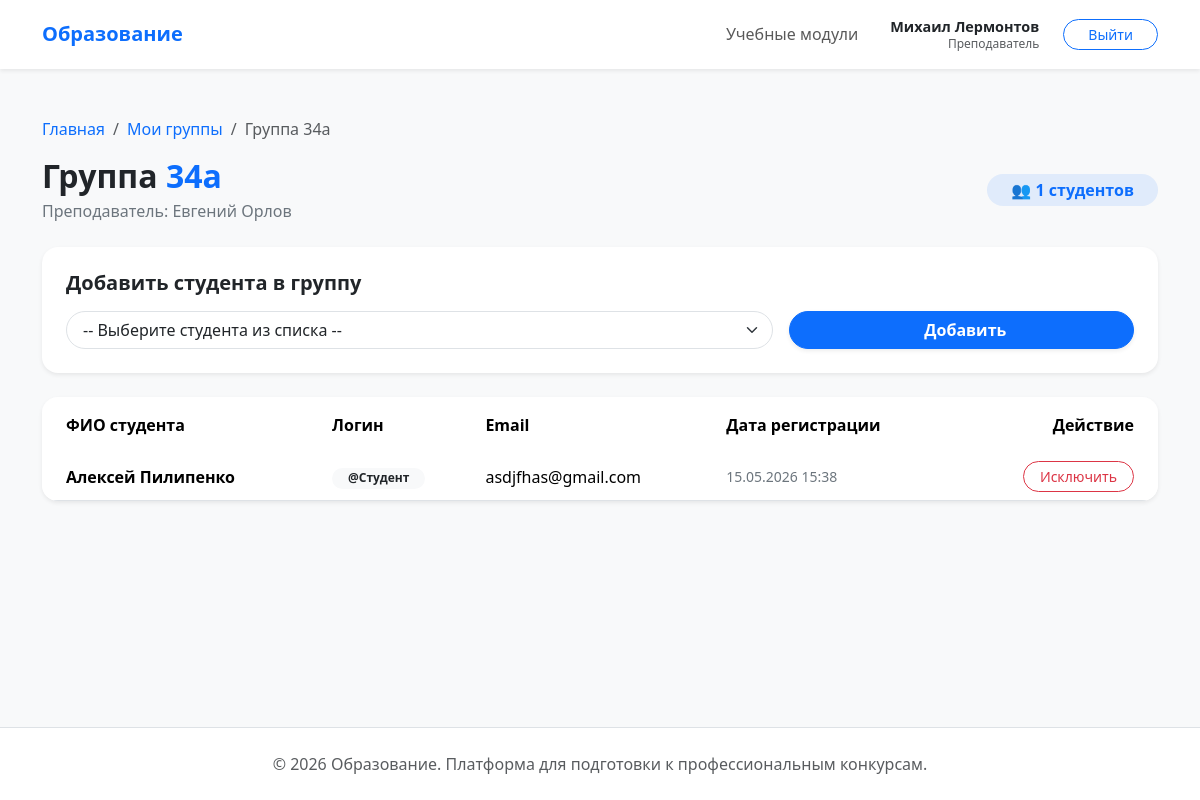
Page /curriculum/teacher/groups/2/ (signed in) on the committed database.
### users/models.py (models this page shows, shortened)
class User(AbstractUser, BaseModel):
    class Role(models.TextChoices):
        STUDENT = "student", "Студент"
        TEACHER = "teacher", "Преподаватель"
        ADMIN = "admin", "Администратор"
    middle_name = models.CharField(max_length=150, blank=True, verbose_name="Отчество")
    role = models.CharField(
        max_length=10, choices=Role.choices, default=Role.STUDENT, verbose_name="Роль"
    )
    group = models.ForeignKey(
        StudentGroup,
        on_delete=models.SET_NULL,
        null=True,
        blank=True,
        related_name="students",
        verbose_name="Учебная группа",
    )
    class Meta:
        verbose_name = "Пользователь"
        verbose_name_plural = "Пользователи"
        ordering = ["last_name", "first_name"]

### curriculum/models.py (models this page shows, shortened)
class StudentGroup(BaseModel):
    title = models.CharField(
        max_length=100, unique=True, verbose_name="Название группы"
    )
    teacher = models.ForeignKey(
        settings.AUTH_USER_MODEL,
        on_delete=models.SET_NULL,
        null=True,
        blank=True,
        limit_choices_to={"role": "teacher"},
        related_name="student_groups",
        verbose_name="Преподаватель/Куратор",
    )
    class Meta:
        verbose_name = "Учебная группа"
        verbose_name_plural = "Учебные группы"
        ordering = ["title"]

### curriculum/views.py (the view)
# urls.py: path("teacher/groups/<int:pk>/", GroupDetailView.as_view(), name="group_detail"),
class GroupDetailView(LoginRequiredMixin, DetailView):
    model = StudentGroup
    template_name = "curriculum/group_detail.html"
    context_object_name = "group"
    def get_context_data(self, **kwargs):
        context = super().get_context_data(**kwargs)
        context["students"] = self.object.students.all()
        context["available_students"] = User.objects.filter(
            role=User.Role.STUDENT, group__isnull=True
        )
        return context

### templates/curriculum/group_detail.html (shortened to what this page needs)
{% extends 'base.html' %}
{% block content %}
<div class="row mb-4">
    <div class="col-12">
        <nav aria-label="breadcrumb">
            <ol class="breadcrumb">
                <li class="breadcrumb-item"><a href="{% url 'core:index' %}" class="text-decoration-none">Главная</a></li>
                <li class="breadcrumb-item"><a href="{% url 'curriculum:teacher_groups_list' %}" class="text-decoration-none">Мои группы</a></li>
                <li class="breadcrumb-item active">Группа {{ group.title }}</li>
            </ol>
        </nav>
        <div class="d-flex justify-content-between align-items-center">
            <div>
                <h2 class="fw-bold mb-1">Группа <span class="text-accent">{{ group.title }}</span></h2>
                <p class="text-secondary mb-0">Преподаватель: {{ group.teacher.get_full_name|default:"Не назначен" }}</p>
            </div>
            <span class="badge bg-primary bg-opacity-10 text-accent rounded-pill px-4 py-2 fs-6">
                👥 {{ students.count }} студентов
            </span>
        </div>
    </div>
</div>
<div class="card border-0 shadow-sm rounded-4 p-4 mb-4">
    <h5 class="fw-bold mb-3">Добавить студента в группу</h5>
    {% if available_students %}
        <form method="post" action="{% url 'curriculum:add_student_to_group' group.id %}" class="row g-3 align-items-center">
            <div class="col-md-8">
                <select name="student_id" class="form-select btn-rounded px-3" required>
                    <option value="">-- Выберите студента из списка --</option>
                </select>
            </div>
            <div class="col-md-4">
                <button type="submit" class="btn btn-primary btn-rounded w-100 fw-bold shadow-sm">
                    Добавить
                </button>
            </div>
        </form>
    {% else %}
        <p class="text-secondary mb-0 small">Нет доступных для добавления студентов (все студенты уже распределены по группам).</p>
    {% endif %}
</div>
<div class="card border-0 shadow-sm rounded-4 overflow-hidden">
    <div class="table-responsive">
        <table class="table table-hover align-middle mb-0">
            <thead class="bg-light">
                <tr>
                    <th class="ps-4 py-3 border-0">ФИО студента</th>
                    <th class="py-3 border-0">Логин</th>
                    <th class="py-3 border-0">Email</th>
                    <th class="py-3 border-0">Дата регистрации</th>
                    <th class="pe-4 py-3 border-0 text-end">Действие</th>
                </tr>
            </thead>
            <tbody>
                {% for student in students %}
                <tr>
                    <td class="ps-4">
                        <div class="fw-bold">{{ student.get_full_name }}</div>
                    </td>
                    <td>
                        <span class="badge bg-light text-dark rounded-pill px-3">@{{ student.username }}</span>
                    </td>
                    <td>{{ student.email|default:"—" }}</td>
                    <td class="text-secondary small">
                        {{ student.date_joined|date:"d.m.Y H:i" }}
                    </td>
                    <td class="pe-4 text-end">
                        <button type="button"
                                class="btn btn-outline-danger btn-sm btn-rounded px-3"
                                data-bs-toggle="modal"
                                data-bs-target="#removeStudentModal"
                                data-student-id="{{ student.id }}"
                                data-student-name="{{ student.get_full_name }}">
                            Исключить
                        </button>
                    </td>
                </tr>
                {% empty %}
                <tr>
                    <td colspan="5" class="text-center py-5 text-secondary">
                        В этой группе пока нет студентов.
                    </td>
                </tr>
                {% endfor %}
            </tbody>
        </table>
    </div>
</div>
{% endblock %}

### templates/includes/header.html (shortened to what this page needs)
<nav class="navbar navbar-expand-lg navbar-light bg-white shadow-sm">
    <div class="container">
        <a class="navbar-brand fw-bold text-accent" href="{% url 'core:index' %}">Образование</a>
        <div class="collapse navbar-collapse" id="navbarNav">
            <ul class="navbar-nav ms-auto align-items-center">
                {% if user.is_authenticated %}
                    <li class="nav-item">
                        <a class="nav-link" href="{% url 'curriculum:module_list' %}">Учебные модули</a>
                    </li>
                    <li class="nav-item ms-lg-4 me-lg-2">
                        <span class="navbar-text d-flex flex-column align-items-lg-end line-height-sm">
                            {% if user.is_superuser %}
                                <span class="badge bg-dark rounded-pill fw-bold">Администратор</span>
                            {% else %}
                                <span class="fw-bold text-dark" style="font-size: 0.9rem;">
                                    {{ user.first_name }} {{ user.last_name }}
                                </span>
                                <small class="text-muted" style="font-size: 0.75rem; margin-top: -3px;">
                                    {% if user.role == 'teacher' %}Преподаватель{% else %}Студент{% endif %}
                                </small>
                            {% endif %}
                        </span>
                    </li>
                    <li class="nav-item ms-3">
                        <form action="{% url 'users:logout' %}" method="post">
                            <button type="submit" class="btn btn-outline-primary btn-rounded btn-sm px-4">Выйти</button>
                        </form>
                    </li>
                {% else %}
                    <li class="nav-item">
                        <a class="btn btn-primary btn-rounded px-4" href="{% url 'users:login' %}">Войти</a>
                    </li>
                {% endif %}
            </ul>
        </div>
    </div>
</nav>

### templates/base.html (style rules this page uses)
body { background-color: #f8f9fa; font-family: 'Segoe UI', Tahoma, Geneva, Verdana, sans-serif; display: flex; flex-direction: column; min-height: 100vh; }
.btn-rounded { border-radius: 50rem; }
.text-accent { color: #0d6efd; }
.rounded-4 { border-radius: 1rem !important; }

### rows in the picture
User: first_name "Михаил", last_name "Лермонтов"
StudentGroup: title "34а", teacher.get_full_name "Евгений Орлов", count "1"
User: get_full_name "Алексей Пилипенко", username "Студент", email "asdjfhas@gmail.com", date_joined "15.05.2026 15:38"
